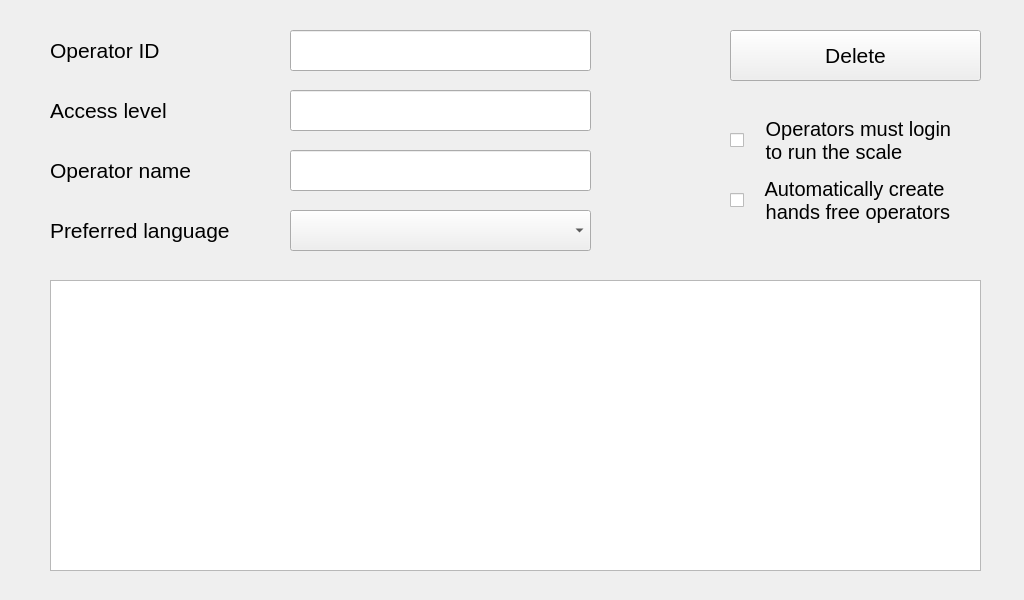
<?xml version="1.0" encoding="UTF-8"?>
<ui version="4.0">
 <class>SuperOperatorIds</class>
 <widget class="QWidget" name="SuperOperatorIds">
  <property name="geometry">
   <rect>
    <x>0</x>
    <y>0</y>
    <width>1024</width>
    <height>600</height>
   </rect>
  </property>
  <property name="font">
   <font>
    <pointsize>22</pointsize>
   </font>
  </property>
  <property name="windowTitle">
   <string>Form</string>
  </property>
  <widget class="hobart::numericLineEdit" name="txtOperatorAccessLevel">
   <property name="geometry">
    <rect>
     <x>290</x>
     <y>90</y>
     <width>301</width>
     <height>41</height>
    </rect>
   </property>
   <property name="font">
    <font>
     <pointsize>17</pointsize>
    </font>
   </property>
   <property name="inputMask">
    <string notr="true"/>
   </property>
   <property name="text">
    <string notr="true"/>
   </property>
   <property name="maxLength">
    <number>7</number>
   </property>
  </widget>
  <widget class="QLineEdit" name="txtOperatorName">
   <property name="geometry">
    <rect>
     <x>290</x>
     <y>150</y>
     <width>301</width>
     <height>41</height>
    </rect>
   </property>
   <property name="font">
    <font>
     <pointsize>17</pointsize>
    </font>
   </property>
   <property name="inputMask">
    <string notr="true"/>
   </property>
   <property name="text">
    <string notr="true"/>
   </property>
   <property name="maxLength">
    <number>32767</number>
   </property>
  </widget>
  <widget class="QLineEdit" name="txtOperatorID">
   <property name="geometry">
    <rect>
     <x>290</x>
     <y>30</y>
     <width>301</width>
     <height>41</height>
    </rect>
   </property>
   <property name="font">
    <font>
     <pointsize>17</pointsize>
    </font>
   </property>
   <property name="inputMask">
    <string notr="true"/>
   </property>
   <property name="text">
    <string notr="true"/>
   </property>
   <property name="maxLength">
    <number>17</number>
   </property>
  </widget>
  <widget class="QComboBox" name="cboPreferredLanguage">
   <property name="geometry">
    <rect>
     <x>290</x>
     <y>210</y>
     <width>301</width>
     <height>41</height>
    </rect>
   </property>
   <property name="font">
    <font>
     <pointsize>17</pointsize>
    </font>
   </property>
  </widget>
  <widget class="QCheckBox" name="chkForcedLogin">
   <property name="geometry">
    <rect>
     <x>730</x>
     <y>110</y>
     <width>251</width>
     <height>61</height>
    </rect>
   </property>
   <property name="font">
    <font>
     <pointsize>15</pointsize>
    </font>
   </property>
   <property name="text">
    <string>   Operators must login
   to run the scale</string>
   </property>
  </widget>
  <widget class="QLabel" name="lblOperatorId">
   <property name="geometry">
    <rect>
     <x>50</x>
     <y>30</y>
     <width>241</width>
     <height>41</height>
    </rect>
   </property>
   <property name="font">
    <font>
     <pointsize>16</pointsize>
    </font>
   </property>
   <property name="text">
    <string>Operator ID</string>
   </property>
  </widget>
  <widget class="QPushButton" name="butDeleteButton">
   <property name="geometry">
    <rect>
     <x>730</x>
     <y>30</y>
     <width>251</width>
     <height>51</height>
    </rect>
   </property>
   <property name="sizePolicy">
    <sizepolicy hsizetype="Fixed" vsizetype="Fixed">
     <horstretch>0</horstretch>
     <verstretch>0</verstretch>
    </sizepolicy>
   </property>
   <property name="minimumSize">
    <size>
     <width>251</width>
     <height>51</height>
    </size>
   </property>
   <property name="maximumSize">
    <size>
     <width>251</width>
     <height>51</height>
    </size>
   </property>
   <property name="font">
    <font>
     <pointsize>16</pointsize>
    </font>
   </property>
   <property name="text">
    <string>Delete</string>
   </property>
  </widget>
  <widget class="QLabel" name="lblAccessLevel">
   <property name="geometry">
    <rect>
     <x>50</x>
     <y>90</y>
     <width>241</width>
     <height>41</height>
    </rect>
   </property>
   <property name="font">
    <font>
     <pointsize>16</pointsize>
    </font>
   </property>
   <property name="text">
    <string>Access level</string>
   </property>
  </widget>
  <widget class="QLabel" name="lblOperatorName">
   <property name="geometry">
    <rect>
     <x>50</x>
     <y>150</y>
     <width>241</width>
     <height>41</height>
    </rect>
   </property>
   <property name="font">
    <font>
     <pointsize>16</pointsize>
    </font>
   </property>
   <property name="text">
    <string>Operator name</string>
   </property>
  </widget>
  <widget class="QLabel" name="lblPreferredLanguage">
   <property name="geometry">
    <rect>
     <x>50</x>
     <y>210</y>
     <width>241</width>
     <height>41</height>
    </rect>
   </property>
   <property name="font">
    <font>
     <pointsize>16</pointsize>
    </font>
   </property>
   <property name="text">
    <string>Preferred language</string>
   </property>
  </widget>
  <widget class="QTableWidget" name="tblOpIdsListBody">
   <property name="geometry">
    <rect>
     <x>50</x>
     <y>280</y>
     <width>931</width>
     <height>291</height>
    </rect>
   </property>
   <property name="sizePolicy">
    <sizepolicy hsizetype="Fixed" vsizetype="Fixed">
     <horstretch>0</horstretch>
     <verstretch>0</verstretch>
    </sizepolicy>
   </property>
   <property name="minimumSize">
    <size>
     <width>931</width>
     <height>291</height>
    </size>
   </property>
   <property name="maximumSize">
    <size>
     <width>931</width>
     <height>291</height>
    </size>
   </property>
   <property name="font">
    <font>
     <pointsize>16</pointsize>
    </font>
   </property>
   <property name="horizontalScrollBarPolicy">
    <enum>Qt::ScrollBarAlwaysOff</enum>
   </property>
   <attribute name="horizontalHeaderMinimumSectionSize">
    <number>44</number>
   </attribute>
   <attribute name="horizontalHeaderStretchLastSection">
    <bool>true</bool>
   </attribute>
   <attribute name="verticalHeaderCascadingSectionResizes">
    <bool>true</bool>
   </attribute>
   <attribute name="verticalHeaderDefaultSectionSize">
    <number>50</number>
   </attribute>
   <attribute name="verticalHeaderHighlightSections">
    <bool>true</bool>
   </attribute>
   <attribute name="verticalHeaderMinimumSectionSize">
    <number>50</number>
   </attribute>
   <attribute name="verticalHeaderStretchLastSection">
    <bool>true</bool>
   </attribute>
  </widget>
  <widget class="QCheckBox" name="chkAutoCreateOper">
   <property name="geometry">
    <rect>
     <x>730</x>
     <y>170</y>
     <width>251</width>
     <height>61</height>
    </rect>
   </property>
   <property name="font">
    <font>
     <pointsize>15</pointsize>
    </font>
   </property>
   <property name="text">
    <string>   Automatically create
   hands free operators</string>
   </property>
  </widget>
 </widget>
 <customwidgets>
  <customwidget>
   <class>hobart::numericLineEdit</class>
   <extends>QLineEdit</extends>
   <header location="global">numericlineedit.h</header>
  </customwidget>
 </customwidgets>
 <resources/>
 <connections/>
</ui>
